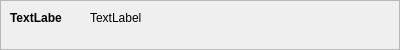
<?xml version="1.0" encoding="UTF-8"?>
<ui version="4.0">
 <class>chatEntry</class>
 <widget class="QFrame" name="chatEntry">
  <property name="geometry">
   <rect>
    <x>0</x>
    <y>0</y>
    <width>400</width>
    <height>50</height>
   </rect>
  </property>
  <property name="sizePolicy">
   <sizepolicy hsizetype="Preferred" vsizetype="Preferred">
    <horstretch>0</horstretch>
    <verstretch>0</verstretch>
   </sizepolicy>
  </property>
  <property name="minimumSize">
   <size>
    <width>0</width>
    <height>50</height>
   </size>
  </property>
  <property name="windowTitle">
   <string>Frame</string>
  </property>
  <property name="frameShape">
   <enum>QFrame::StyledPanel</enum>
  </property>
  <property name="frameShadow">
   <enum>QFrame::Raised</enum>
  </property>
  <widget class="QLabel" name="lblChat">
   <property name="geometry">
    <rect>
     <x>90</x>
     <y>10</y>
     <width>301</width>
     <height>16</height>
    </rect>
   </property>
   <property name="font">
    <font>
     <family>Ubuntu</family>
    </font>
   </property>
   <property name="text">
    <string>TextLabel</string>
   </property>
  </widget>
  <widget class="QLabel" name="lblNick">
   <property name="geometry">
    <rect>
     <x>10</x>
     <y>10</y>
     <width>52</width>
     <height>16</height>
    </rect>
   </property>
   <property name="font">
    <font>
     <family>Ubuntu</family>
     <weight>75</weight>
     <bold>true</bold>
    </font>
   </property>
   <property name="text">
    <string>TextLabel</string>
   </property>
  </widget>
 </widget>
 <resources/>
 <connections/>
</ui>
